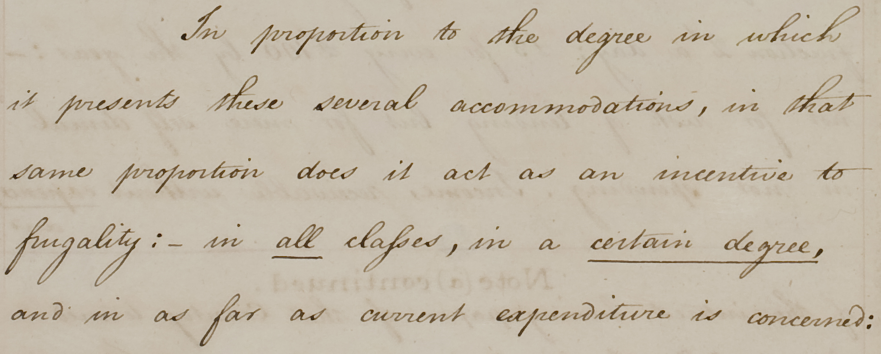
#> input picture data/images/2014_01.png, 1761 x 707 px (shown at 1/2 size)
$ jupyter execute --allow-errors notebook.ipynb
#> lines starting #> are read from the running program, lines starting #| are printed output that depends on the picture; after the words box and inside, x2 and y2 are one past the last pixel; in counts of white or black regions, pixels touching at a corner belong together
#> further down, image is the input picture: shape (707, 1761, 3); mean B, G, R 167.8, 184.7, 194.7
# Image Processing Project

## Imports

[cell 1]
import numpy as np
import pandas as pd
import matplotlib.pyplot as plt
import cv2

from sklearn.metrics import (
    confusion_matrix,
    accuracy_score,
    precision_score,
    recall_score,
    f1_score,
    jaccard_score,
)

[cell 2]
def calculate_metrics(true: np.ndarray, pred: np.ndarray) -> dict[str, float]:
    true, pred = true.ravel(), pred.ravel()
    # tn, fp, fn, tp = confusion_matrix(true, pred).ravel()
    accuracy = accuracy_score(true, pred)
    precision = precision_score(true, pred, pos_label=255)
    sensitivity = recall_score(true, pred, pos_label=255)
    specificity = recall_score(true, pred, pos_label=0)
    f1 = f1_score(true, pred, pos_label=255)
    iou = jaccard_score(true, pred, pos_label=255)

    return pd.Series(
        {
            # "tp": tp,
            # "tn": tn,
            # "fp": fp,
            # "fn": fn,
            "accuracy": accuracy,
            "precision": precision,
            "sensitivity": sensitivity,
            "specificity": specificity,
            "f1": f1,
            "iou": iou,
        }
    )

## All Images

[cell 3]
all_image_names = [f"{year}_{i:02d}" for i in range(1, 11) for year in (2014, 2016, 2018)]
all_image_names[:5]

[cell 4]
results1 = []
#> (the rest of this cell did not finish here and is left out)

[cell 5]
df_results1 = pd.DataFrame(results1)
#> df_results1 = table of 0 rows and 0 columns
#> (the rest of this cell did not finish here and is left out)

[cell 6]
results2 = []
#> (the rest of this cell did not finish here and is left out)

[cell 7]
df_results2 = pd.DataFrame(results2)
#> df_results2 = table of 0 rows and 0 columns
#> (the rest of this cell did not finish here and is left out)

## Results

#> (a cell that did not finish here is left out)

#> (a cell that did not finish here is left out)

#> (a cell that did not finish here is left out)

[cell 11]
image_name = "2018_05"
image = cv2.imread(f"../data/images/{image_name}.png")
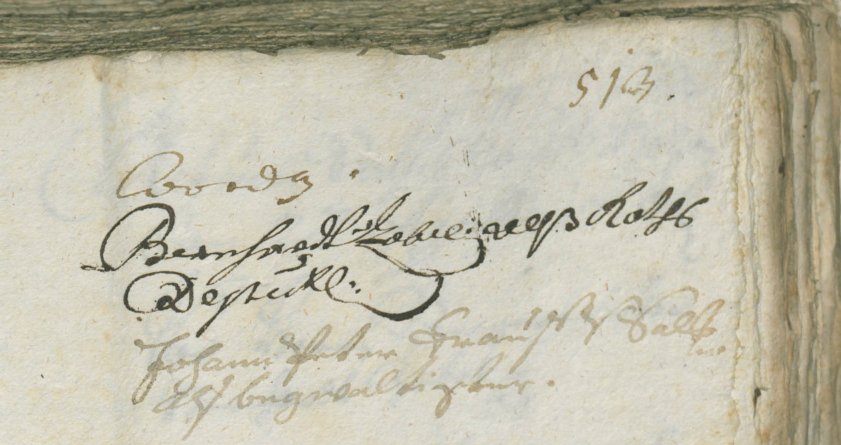
#> input picture data/images/2018_05.png, 1682 x 890 px (shown at 1/2 size)
#> image is the input picture: shape (890, 1682, 3); mean B, G, R 170, 188.2, 192
#> (the rest of this cell did not finish here and is left out)

[cell 12]
gray = cv2.cvtColor(image, cv2.COLOR_BGR2GRAY)
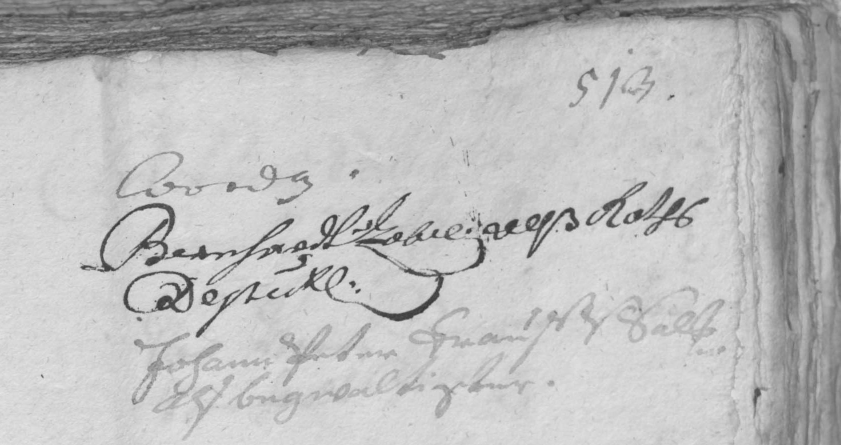
#> gray: shape (890, 1682) (shown at 1/2 size); min 47, max 234, mean 187.3
plt.imshow(gray, cmap="gray")
# plt.colorbar()
plt.axis("off");

## Algo 1

[cell 13]
thresh, mask1 = cv2.threshold(gray, 0, 255, cv2.THRESH_BINARY + cv2.THRESH_OTSU)
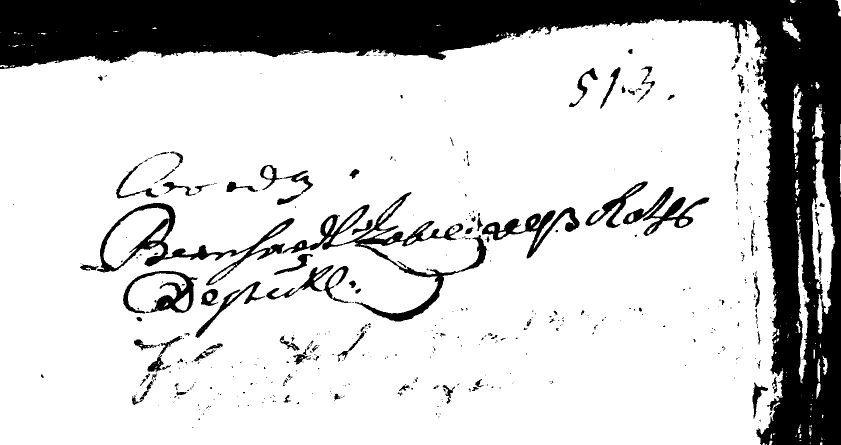
#> mask1: shape (890, 1682) (shown at 1/2 size); 79.4% white; 485 black regions (365 under 20 px), largest, box (x1, y1, x2, y2) and area: (0, 0, 1682, 890) 248030, (565, 384, 974, 643) 12275, (194, 406, 589, 571) 9230
#> thresh = 163
plt.imshow(mask1, cmap="gray")
plt.axis("off");

#> (a cell that did not finish here is left out)

## Algo 2

[cell 15]
# eq = cv2.equalizeHist(gray)
# plt.imshow(eq, cmap="gray")
# plt.axis("off");

[cell 16]
clahe = cv2.createCLAHE(1)
eq = np.clip(clahe.apply(gray), 0, 255).astype(np.uint8)
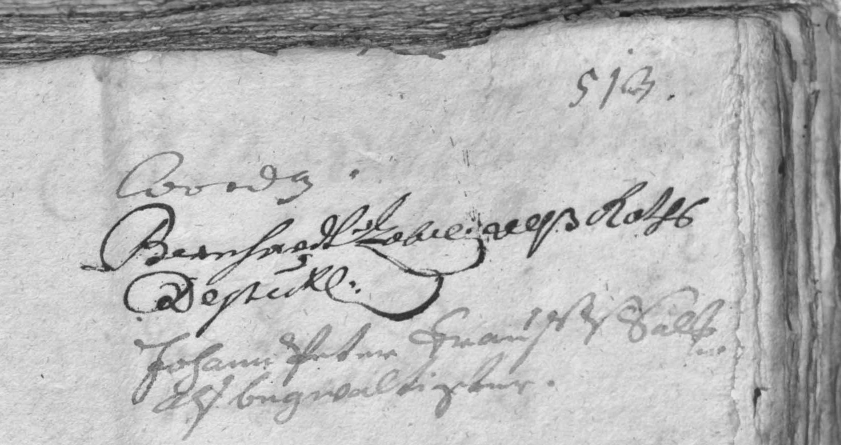
#> eq: shape (890, 1682) (shown at 1/2 size); min 23, max 242, mean 183.4
plt.imshow(eq, cmap="gray")
plt.axis("off");

[cell 17]
denoized = cv2.GaussianBlur(eq, (9, 9), -1)
plt.imshow(denoized, cmap="gray")
plt.axis("off");

[cell 18]
thresholded2 = cv2.adaptiveThreshold(denoized, 255, cv2.ADAPTIVE_THRESH_GAUSSIAN_C, cv2.THRESH_BINARY, 11, 3)
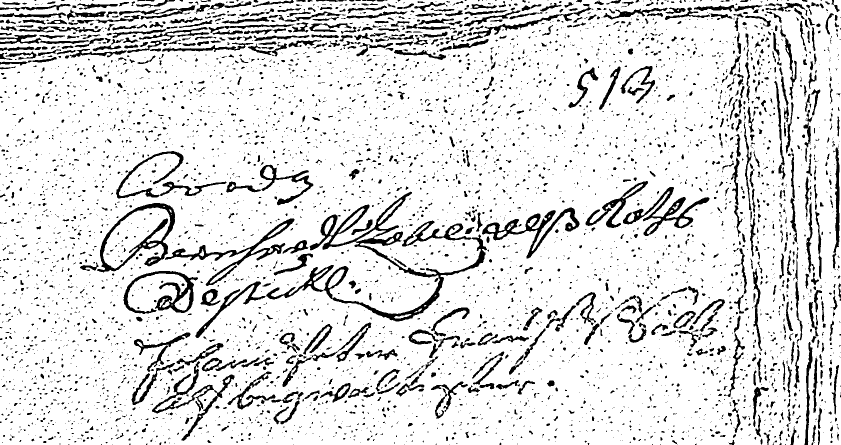
#> thresholded2: shape (890, 1682) (shown at 1/2 size); 87.4% white; 5322 black regions (4235 under 20 px), largest, box (x1, y1, x2, y2) and area: (532, 383, 974, 643) 13142, (194, 406, 350, 545) 4271, (330, 437, 589, 572) 3843
plt.imshow(thresholded2, cmap="gray")
plt.axis("off");

[cell 19]
kernel_closing = cv2.getStructuringElement(cv2.MORPH_ELLIPSE, (3, 3))
kernel_opening = cv2.getStructuringElement(cv2.MORPH_ELLIPSE, (3, 3))
mask_closed = cv2.morphologyEx(thresholded2, cv2.MORPH_CLOSE, kernel_closing, iterations=1)
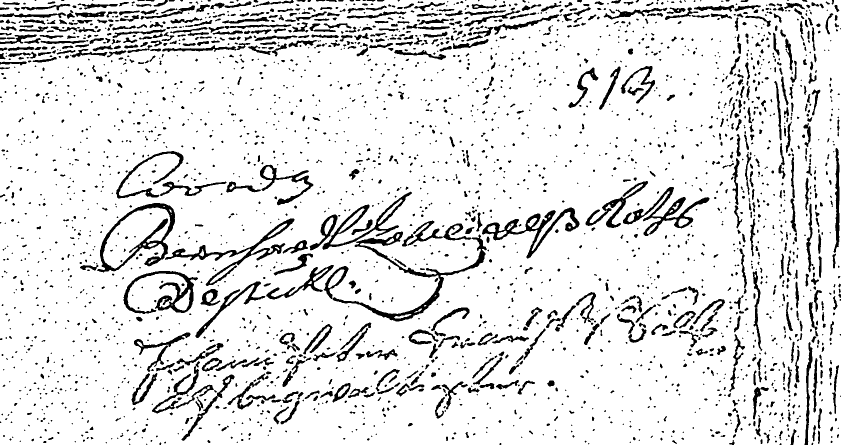
#> mask_closed: shape (890, 1682) (shown at 1/2 size); 88.7% white; 2777 black regions (1698 under 20 px), largest, box (x1, y1, x2, y2) and area: (647, 441, 974, 643) 7898, (194, 406, 350, 545) 4259, (330, 437, 589, 572) 3828
mask_opened = cv2.morphologyEx(mask_closed, cv2.MORPH_OPEN, kernel_opening, iterations=1)
#> mask_opened: shape (890, 1682); 88.7% white; 2690 black regions (1653 under 20 px), largest, box (x1, y1, x2, y2) and area: (645, 383, 974, 643) 10708, (194, 406, 350, 545) 4300, (330, 437, 589, 572) 3850
plt.imshow(mask_opened, cmap="gray")
plt.axis("off");

[cell 20]
denoized_after = cv2.medianBlur(mask_opened, 7)
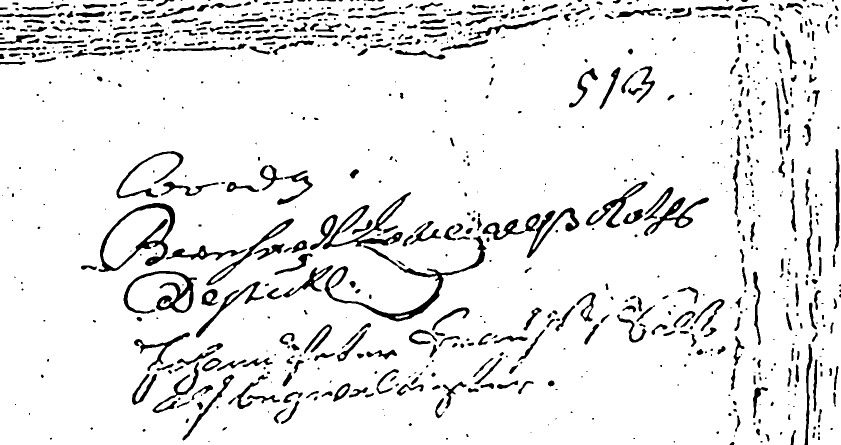
#> denoized_after: shape (890, 1682) (shown at 1/2 size); 91.6% white; 931 black regions (318 under 20 px), largest, box (x1, y1, x2, y2) and area: (649, 472, 973, 643) 5381, (197, 406, 350, 544) 4333, (645, 384, 822, 499) 3442
plt.imshow(denoized_after, cmap="gray")
plt.axis("off");
